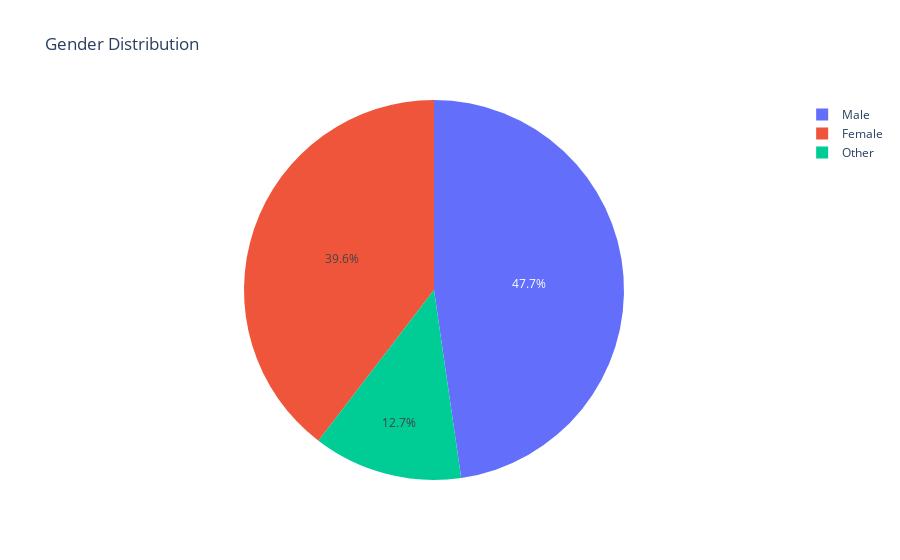

Notebook code cell kept with this figure:
### Markdown cell above
It is a clear insight from here is that people who are of good mental health are sleeping for more hours than people who are of poor mental health. People who are of good mental health are sleeping for 8 hours per night and people who are of poor mental health are sleeping for less than 8 hours per night. but the distinguisthment between poor and average mental health is a very tricky here as no specific pattern is seen.

### Code cell
# Pie chart for Gender distribution
fig = px.pie(df, names='gender', title='Gender Distribution')
fig.show()

### Figure 1 — Plotly figure (JSON) as saved in the notebook; plotly's stock layout.template omitted (floating-point values rounded to 4 significant figures; data arrays with more than 128 entries replaced by an {"elided": "..."} marker saying what was removed)
{"data": [{"domain": {"x": [0, 1], "y": [0, 1]}, "hovertemplate": "gender=%{label}<extra></extra>", "labels": {"elided": "197 str values"}, "legendgroup": "", "name": "", "showlegend": true, "type": "pie"}], "layout": {"legend": {"tracegroupgap": 0}, "title": {"text": "Gender Distribution"}}}
